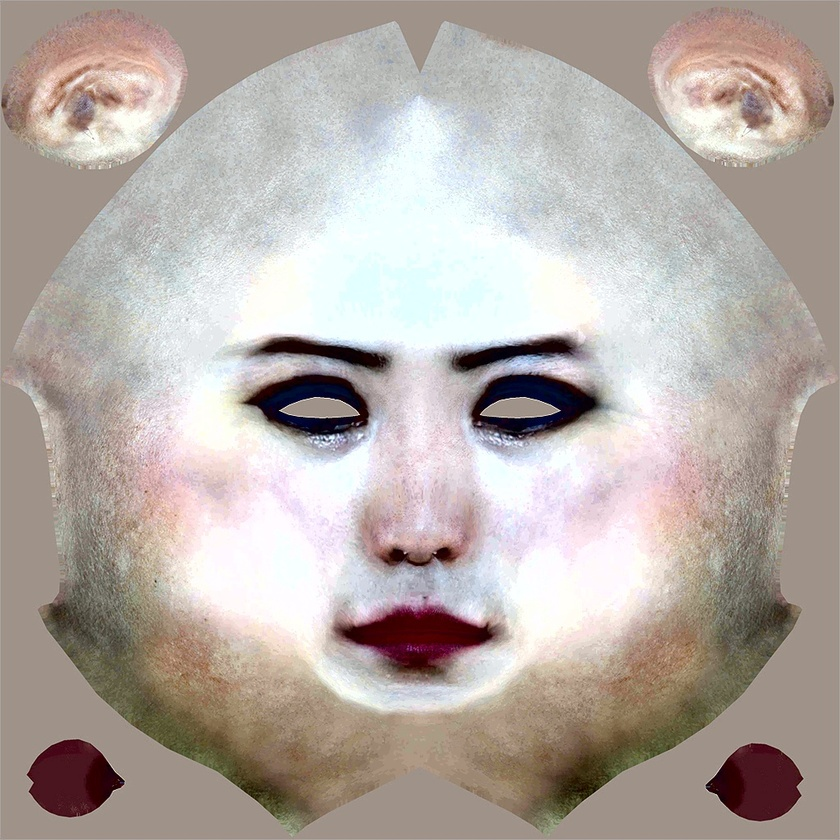
#> input picture 第三章/out.jpg, 840 x 840 px, shrunk from 1024 x 1024 before the run
$ python 'canny边缘检测.py'
#> lines starting #> are read from the running program, lines starting #| are printed output that depends on the picture
# 作者 ljc
import cv2
import numpy as np

img = cv2.imread('out.jpg')
#> img is the input picture: shape (840, 840, 3); mean B, G, R 166.2, 171.7, 181.3
cv2.imwrite('canny.jpg', cv2.Canny(img, 200, 300))
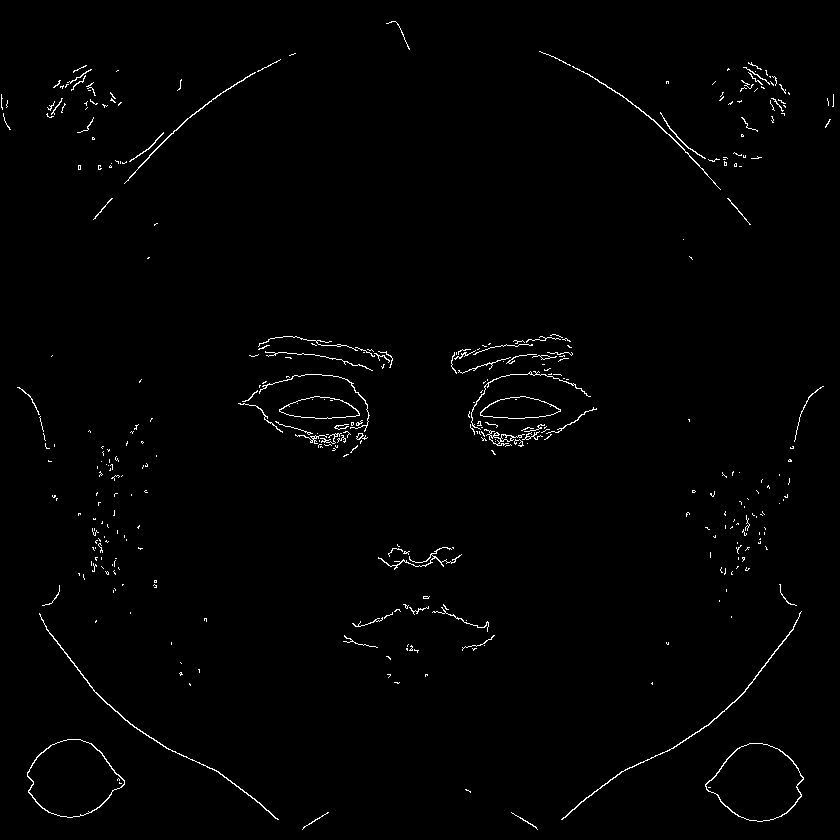
#> saved as canny.jpg: shape (840, 840); 1.1% white in thin lines or dots
cv2.imshow('canny', cv2.imread('canny.jpg'))
cv2.waitKey()
cv2.destroyAllWindows()
